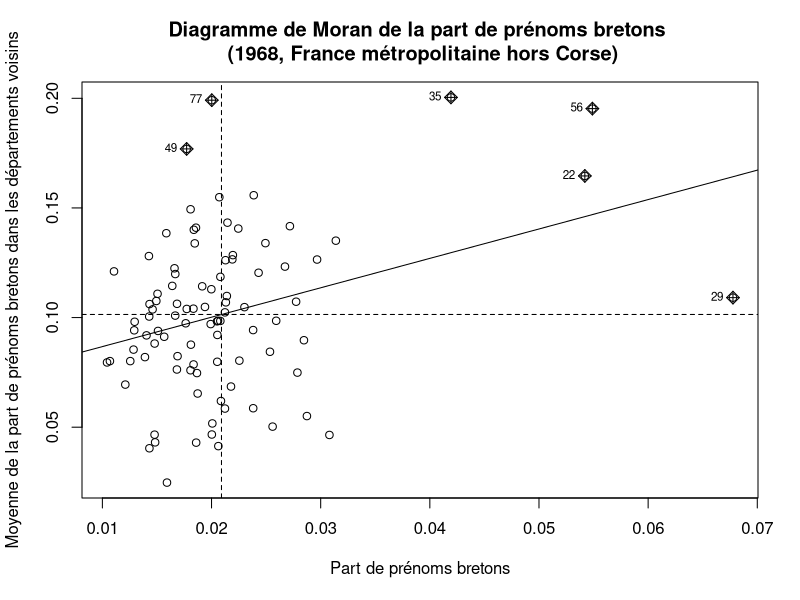
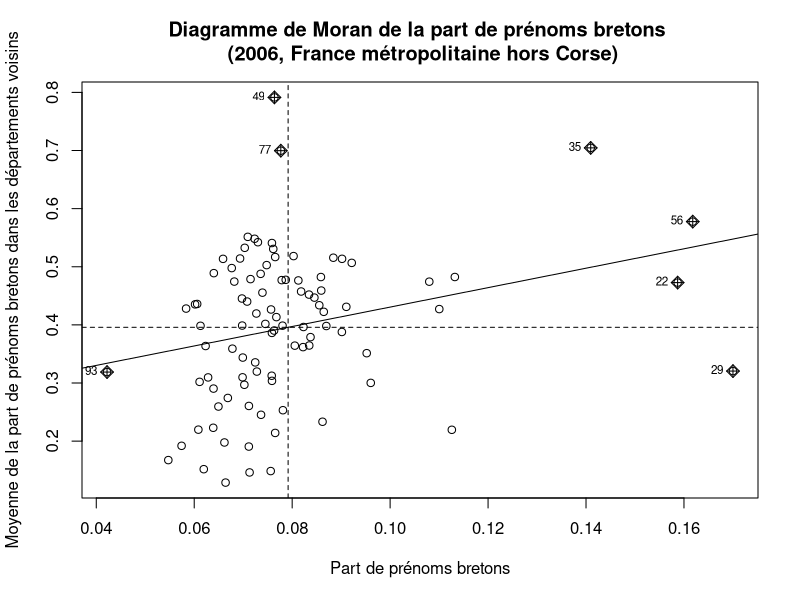
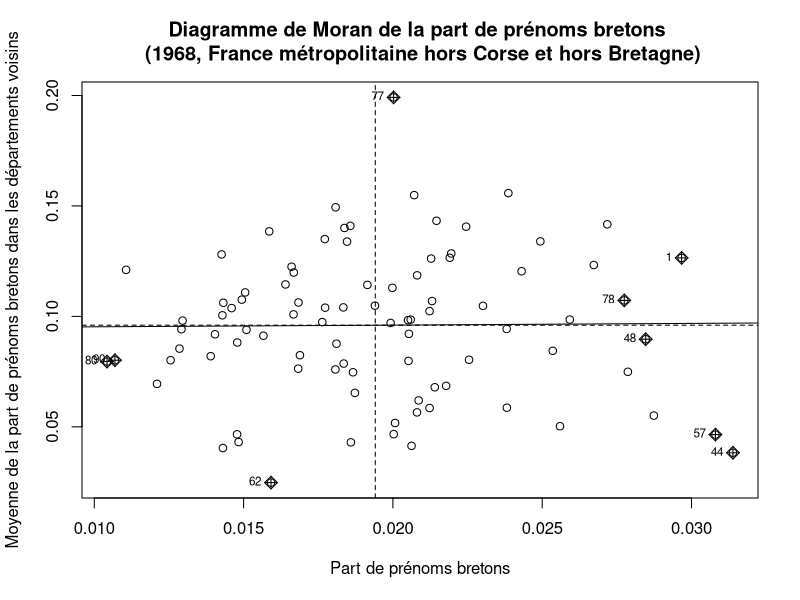
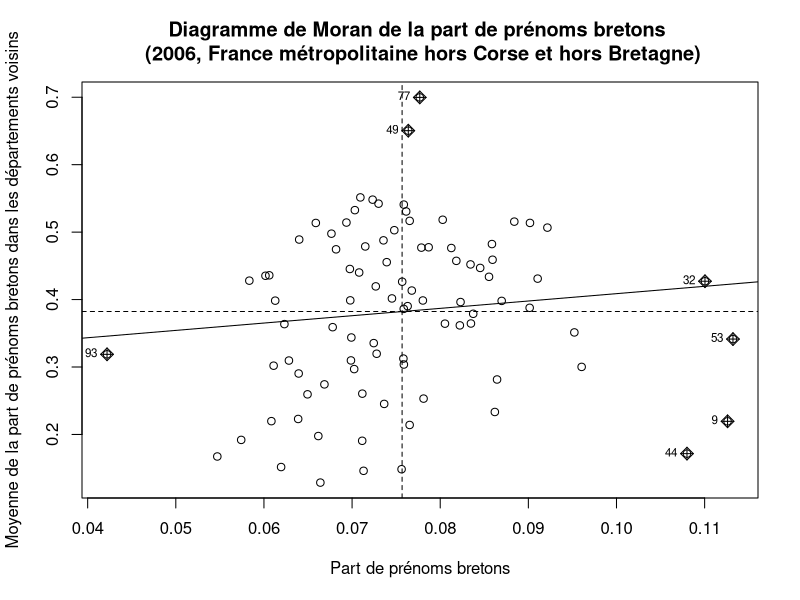

These charts were generated, in order, by the following R code:
## ---- chunk 1
library(spdep)
library(dplyr)
library(readxl)
library(igraph)
library(reshape2)
## ---- chunk 2
contiguite <- read_xlsx("contiguous_cols.xlsx") %>% 
  filter(dpt!="20")

contiguite_nobret <- read_xlsx("contiguous_cols_nobret.xlsx") %>% 
  filter(dpt!="20")

bretons <- read_xlsx("prop_bretons_annee_dep_new.xlsx") %>% 
  mutate(dep_res=as.numeric(dep_res)) %>% 
  filter(dep_res <= 95) %>% 
  filter(!(is.na(dep_res)))

colnames(bretons) <- c("dpt","p68","p75","82","p90","p99","p06")

prenoms_bretons_68 <- read_xlsx("base68.xlsx") %>% 
  select(dpt,freq) %>% 
  rename(prenbret=freq) %>% 
  filter(dpt<=95) %>% 
  filter(dpt!=20)

prenoms_bretons_06 <- read_xlsx("base06.xlsx") %>% 
  select(dpt,freq) %>% 
  rename(prenbret=freq) %>% 
  filter(dpt<=95) %>% 
  filter(dpt!=20)
## ---- chunk 3
df_voisins <- melt(contiguite,id.vars = "dpt") %>% 
  filter(!(is.na(value))) %>% 
  select(-variable) %>% 
  filter(value!=20,dpt!=20)
adja <- get.adjacency(graph.edgelist(as.matrix(df_voisins), directed=FALSE))
adja <- as.matrix(adja)
adja <- adja[-20,-20]
adja <- adja/2
rownames(adja) <- prenoms_bretons_68$dpt
my_listw <- mat2listw(adja,  style="M")
## ---- chunk 4
moran.plot(prenoms_bretons_68$prenbret,my_listw,xlab="Part de prénoms bretons",ylab="Moyenne de la part de prénoms bretons dans les départements voisins",main="Diagramme de Moran de la part de prénoms bretons \n (1968, France métropolitaine hors Corse)")
moran.test(prenoms_bretons_68$prenbret,my_listw)
## ---- chunk 5
moran.plot(prenoms_bretons_06$prenbret,my_listw,xlab="Part de prénoms bretons",ylab="Moyenne de la part de prénoms bretons dans les départements voisins",main="Diagramme de Moran de la part de prénoms bretons \n (2006, France métropolitaine hors Corse)")
moran.test(prenoms_bretons_06$prenbret,my_listw)
## ---- chunk 6
prenbret68_nobret <- prenoms_bretons_68 %>% filter(!(dpt %in% c(22,29,35,56)))
prenbret06_nobret <- prenoms_bretons_06 %>% filter(!(dpt %in% c(22,29,35,56)))

## ---- chunk 7
df_voisins_nobret <- melt(contiguite_nobret,id.vars = "dpt") %>% 
  filter(!(is.na(value))) %>% 
  select(-variable) %>% 
  filter(value!=20,dpt!=20)
adja_nobret <- get.adjacency(graph.edgelist(as.matrix(df_voisins_nobret), directed=FALSE))
adja_nobret <- as.matrix(adja_nobret)
adja_nobret <- adja_nobret[-c(20,22,29,35,56),-c(20,22,29,35,56)]
adja_nobret <- adja_nobret/2
rownames(adja_nobret) <- prenbret68_nobret$dpt
my_listw_nobret <- mat2listw(adja_nobret,  style="M")
## ---- chunk 8
moran.plot(prenbret68_nobret$prenbret,my_listw_nobret,xlab="Part de prénoms bretons",ylab="Moyenne de la part de prénoms bretons dans les départements voisins",main="Diagramme de Moran de la part de prénoms bretons \n (1968, France métropolitaine hors Corse et hors Bretagne)")
moran.test(prenbret68_nobret$prenbret,my_listw_nobret)
## ---- chunk 9
moran.plot(prenbret06_nobret$prenbret,my_listw_nobret,xlab="Part de prénoms bretons",ylab="Moyenne de la part de prénoms bretons dans les départements voisins",main="Diagramme de Moran de la part de prénoms bretons \n (2006, France métropolitaine hors Corse et hors Bretagne)")
moran.test(prenbret06_nobret$prenbret,my_listw_nobret,alternative="greater")
